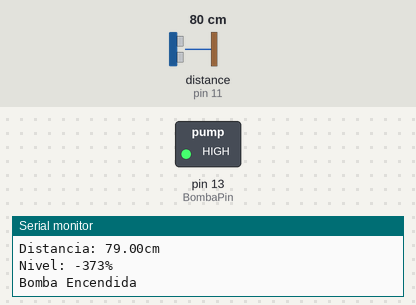
Recording of a sketch running on a simulated Arduino Uno, built with avr-gcc and run on an emulated ATmega328P. Parts: switched loads named in the sketch (green lamp = pin HIGH), the last lines printed to the serial monitor. Wiring (inferred from the names in the program): ultrasonic range finder: trigger pin 12; echo pin 11. The inputs (shaded band) are chosen by the test bench; at power-on: distance to the obstacle (sensor on pin 11) 80 cm. The echo pulse lasts 58.3 µs per cm; pins used as bus, display or sensor lines are not drawn.

Above: at 1.8 s.
1.9 s: distance to the obstacle (sensor on pin 11) set to 11 cm
4.9 s: distance to the obstacle (sensor on pin 11) set to 8 cm
At 5.7 s:
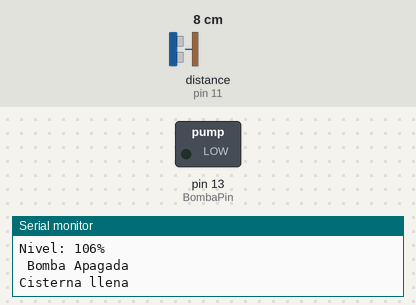
Timing chart, 0 to 7.9 s (numbered marks = the images above; inputs shaded):
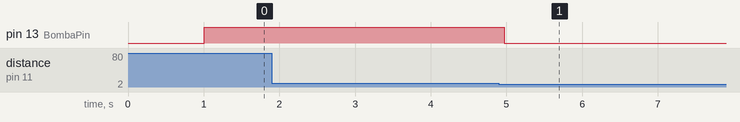

The sketch:

Proyecto_Final_QM.ino
```cpp
//Autor Quique Mansilla
//Escuela Tecnica N° 2 Obispo Colombres
//Control de Nivel de Cisterna Automatico que muestra estado y datos en LCD usando un sensor ultrasonico
//Se mide el nivel y se expone en %, en variable "Nivel", el valor de dicha variable se usa para la evaluacion de las condiciones logicas

const int EchoPin = 11;
const int TriggerPin = 12;
const int BombaPin = 13;//Pin de salida para encender bomba
const int Maximo = 100; //nivel maximo 100% cisterna llena
const int Minimo = 90; //nivel minimo 90%, bajando de ese nivel se vuelve a llenar la cisterna
//int Nivel = 0; //Se declara la variable "Nivel",que se usará de aqui en adelante. Condicion inical, tanque vacio

void setup() {
  Serial.begin(9600);
  pinMode(BombaPin, OUTPUT);
  pinMode(TriggerPin, OUTPUT);
  pinMode(EchoPin, INPUT);
  apagarBomba(BombaPin); //Apaga la Bomba cuando inicia

  //Ejecuta la condicion inicial: El sistema, cuando inicia, mide el nivel y si este es menor que el Minimo establecido encenderá la bomba hasta llenar cisterna,
  //luego ingresa en modo trabajo normal, caso contrario asegura apagando la bomba y pasa directamente a modo de trabajo normal

  float Distancia = ping(TriggerPin, EchoPin); //Se llama a la funcion "ping" definida al final y guardo el valor que devuelve dicha funcion en variable Distancia
  imprimeValor(Distancia); //Muestro en Monitor serial el valor de la distancia (cm)
  long int Nivel = nivel(Distancia); //Se llama a la funcion "nivel" definida al final y guardo el valor que devuelva esta funcion en variable "Nivel"
  imprimeValor1(Nivel); //Muestro en Monitor serial el valor del nivel (%)
  delay(1000);

  //Si Nivel es menor que el minimo establecido mantiene el proceso de llenado de bomba mientras en nivel sea menor que el maximo establecido
  if (Nivel < Minimo){
    while (Nivel < Maximo) {
      encenderBomba(BombaPin); //Enciende la bomba para llenar la cisterna
      Serial.println("Iniciando llenado de cisiterna");
      Distancia = ping(TriggerPin, EchoPin); //Se llama a la funcion "ping" definida al final y guardo el valor que devuelve dicha funcion en variable Distancia
      imprimeValor(Distancia); //Muestro en Monitor serial el valor de la distancia (cm)
      Nivel = nivel(Distancia); //Se llama a la funcion "nivel" definida al final y guardo el valor que devuelva esta funcion en variable "Nivel"
      imprimeValor1(Nivel); //Muestro en Monitor serial el valor del nivel (%)
    }
  }

  apagarBomba(BombaPin);
  Serial.println("Cisterna llena");
  delay(1000);
}

//Inicial lazo infinito, secuencial ingresando en el modo normal de trabajo
void loop() {
  Serial.println("Iniciando modo normal de trabajo");
  float Distancia = ping(TriggerPin, EchoPin); //Se llama a la funcion "ping" definida al final y guardo el valor que devuelve dicha funcion en variable Distancia
  imprimeValor(Distancia); //Muestro en Monitor serial el valor de la distancia (cm)
  long int Nivel = nivel(Distancia);  //Se llama a la funcion "nivel" definida al final y guardo el valor que devuelva esta funcion en variable "Nivel"
  imprimeValor1(Nivel); //Muestro en Monitor serial el valor del nivel (%)
  delay(1000);

  //Si el nivel es mayor que el Minimo establecido mantiene la Bomba apagada mientras el nivel sea mayor que el minimo establecido
  if (Nivel > Minimo){
    do {
      Distancia = ping(TriggerPin, EchoPin); //Se llama a la funcion "ping" definida al final y guardo el valor que devuelve dicha funcion en variable Distancia
      imprimeValor(Distancia); //Muestro en Monitor serial el valor de la distancia (cm)
      Nivel = nivel(Distancia);  //Se llama a la funcion "nivel" definida al final y guardo el valor que devuelva esta funcion en variable "Nivel"
      imprimeValor1(Nivel); //Muestro en Monitor serial el valor del nivel (%)
      apagarBomba(BombaPin);
      delay(1000);
    } while (Nivel > Minimo);
  }

  Distancia = ping(TriggerPin, EchoPin); //Se llama a la funcion "ping" definida al final y guardo el valor que devuelve dicha funcion en variable Distancia
  imprimeValor(Distancia); //Muestro en Monitor serial el valor de la distancia (cm)
  Nivel = nivel(Distancia);  //Se llama a la funcion "nivel" definida al final y guardo el valor que devuelva esta funcion en variable "Nivel"
  imprimeValor1(Nivel); //Muestro en Monitor serial el valor del nivel (%)
  delay(1000);

  // Si el nivel esta por debajo del minimo establecido enciente la bomba hasta que alcamce el maximo (llena)
  if (Nivel < Minimo) {
    do {
    Serial.println("Reponer nivel de cisterna");
    Distancia = ping(TriggerPin, EchoPin); //Se llama a la funcion "ping" definida al final y guardo el valor que devuelve dicha funcion en variable Distancia
    imprimeValor(Distancia); //Muestro en Monitor serial el valor de la distancia (cm)
    Nivel = nivel(Distancia);  //Se llama a la funcion "nivel" definida al final y guardo el valor que devuelva esta funcion en variable "Nivel"
    imprimeValor1(Nivel); //Muestro en Monitor serial el valor del nivel (%)
    encenderBomba(BombaPin);
    delay(1000);
    } while (Nivel < Maximo);
  }
}
```

Definicon_Funciones.ino
```cpp
//ARCHIVO DE DEFINICION DE FUNCIONES

// Se define la funcion "ping" para medir la distancia usando las caracteristicas del sensor ultrasonico. El valor de la distancia indica el nivel(cm)
float ping(int TriggerPin, int EchoPin) {
  long duration, distanceCm;

  digitalWrite(TriggerPin, LOW);  //para generar un pulso limpio ponemos a LOW 4us
  delayMicroseconds(4);
  digitalWrite(TriggerPin, HIGH);  //generamos Trigger (disparo) de 10us
  delayMicroseconds(10);
  digitalWrite(TriggerPin, LOW);

  duration = pulseIn(EchoPin, HIGH);  //medimos el tiempo entre pulsos, en microsegundos

  distanceCm = duration * 10 / 292/ 2;   //convertimos a distancia, en cm

  return distanceCm;
}

//Se define la funcion "nivel" que calcula el nivel de agua en %, suponemos una profundidad de 15 cm + distancia ubicacion del sensor (8 cm)
long int nivel(int Distancia){
  const int Vacio = 23; //Distancia maxima, cuando el bidon está vacio
  long int Porciento;
  Porciento = (-(100*(Distancia - Vacio)))/15;  //Calcula el nivel de agua en % Ecuacion de una recta Y  = Nivel(%); x = Distancia(cm)
                                                //x = 8 cm -> Y = 100% (valde lleno); x = 23 cm -> y = 0% (valde vacio)
  return Porciento;
  }

//Definicion de funcion "impreimeValor" que muestra en monitor serial valor de "Distancia"
void imprimeValor(float Distancia) {
  Serial.print("Distancia: ");
  Serial.print(Distancia);
  Serial.println("cm");
  return;
  }

//Definicion de funcion "imprimeValor1" que muestra en monitor serial valor de "Nivel" en %
void imprimeValor1(long int Nivel) {
  Serial.print("Nivel: ");
  Serial.print(Nivel);
  Serial.println("%");
  return;
  }

//Se define la funcion "encenderBomba"
void encenderBomba(int BombaPin){
  digitalWrite(BombaPin, HIGH); // Enciende la bomba para que se llene la cisterna
  Serial.println("Bomba Encendida ");
  }

//Se define la funcion "apagarBomba"
void apagarBomba(int BombaPin){
  digitalWrite(BombaPin, LOW); //Apaga la bomba
  Serial.println(" Bomba Apagada  ");
  }
```

Measured:
- the behaviour switches between 10 and 9 cm on distance to the obstacle (sensor on pin 11) (found by bisection; images 0 and 1)
- after the input at 4.9 s, pin 13 (BombaPin): HIGH → LOW after 0.07 s
